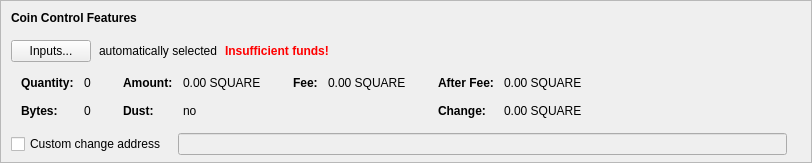
    <widget class="QFrame" name="frameCoinControl">
     <property name="sizePolicy">
      <sizepolicy hsizetype="Expanding" vsizetype="Expanding">
       <horstretch>0</horstretch>
       <verstretch>0</verstretch>
      </sizepolicy>
     </property>
     <property name="maximumSize">
      <size>
       <width>16777215</width>
       <height>16777215</height>
      </size>
     </property>
     <property name="frameShape">
      <enum>QFrame::StyledPanel</enum>
     </property>
     <property name="frameShadow">
      <enum>QFrame::Sunken</enum>
     </property>
     <layout class="QVBoxLayout" name="verticalLayoutCoinControl2">
      <property name="spacing">
       <number>0</number>
      </property>
      <property name="leftMargin">
       <number>0</number>
      </property>
      <property name="topMargin">
       <number>0</number>
      </property>
      <property name="rightMargin">
       <number>0</number>
      </property>
      <property name="bottomMargin">
       <number>6</number>
      </property>
      <item>
       <layout class="QVBoxLayout" name="verticalLayoutCoinControl" stretch="0,0,0,0,1">
        <property name="spacing">
         <number>0</number>
        </property>
        <property name="leftMargin">
         <number>10</number>
        </property>
        <property name="topMargin">
         <number>10</number>
        </property>
        <item>
         <layout class="QHBoxLayout" name="horizontalLayoutCoinControl1">
          <property name="bottomMargin">
           <number>15</number>
          </property>
          <item>
           <widget class="QLabel" name="labelCoinControlFeatures">
            <property name="sizePolicy">
             <sizepolicy hsizetype="Preferred" vsizetype="Maximum">
              <horstretch>0</horstretch>
              <verstretch>0</verstretch>
             </sizepolicy>
            </property>
            <property name="font">
             <font>
              <weight>75</weight>
              <bold>true</bold>
             </font>
            </property>
            <property name="styleSheet">
             <string notr="true">font-weight:bold;</string>
            </property>
            <property name="text">
             <string>Coin Control Features</string>
            </property>
           </widget>
          </item>
         </layout>
        </item>
        <item>
         <layout class="QHBoxLayout" name="horizontalLayoutCoinControl2" stretch="0,0,0,0">
          <property name="spacing">
           <number>8</number>
          </property>
          <property name="bottomMargin">
           <number>10</number>
          </property>
          <item>
           <widget class="QPushButton" name="pushButtonCoinControl">
            <property name="styleSheet">
             <string notr="true"/>
            </property>
            <property name="text">
             <string>Inputs...</string>
            </property>
            <property name="autoDefault">
             <bool>false</bool>
            </property>
           </widget>
          </item>
          <item>
           <widget class="QLabel" name="labelCoinControlAutomaticallySelected">
            <property name="text">
             <string>automatically selected</string>
            </property>
            <property name="margin">
             <number>5</number>
            </property>
           </widget>
          </item>
          <item>
           <widget class="QLabel" name="labelCoinControlInsuffFunds">
            <property name="font">
             <font>
              <weight>75</weight>
              <bold>true</bold>
             </font>
            </property>
            <property name="styleSheet">
             <string notr="true">color:red;font-weight:bold;</string>
            </property>
            <property name="text">
             <string>Insufficient funds!</string>
            </property>
            <property name="margin">
             <number>5</number>
            </property>
           </widget>
          </item>
          <item>
           <spacer name="horizontalSpacerCoinControl">
            <property name="orientation">
             <enum>Qt::Horizontal</enum>
            </property>
            <property name="sizeHint" stdset="0">
             <size>
              <width>40</width>
              <height>1</height>
             </size>
            </property>
           </spacer>
          </item>
         </layout>
        </item>
        <item>
         <widget class="QWidget" name="widgetCoinControl" native="true">
          <property name="sizePolicy">
           <sizepolicy hsizetype="Preferred" vsizetype="Preferred">
            <horstretch>0</horstretch>
            <verstretch>0</verstretch>
           </sizepolicy>
          </property>
          <property name="minimumSize">
           <size>
            <width>0</width>
            <height>0</height>
           </size>
          </property>
          <property name="styleSheet">
           <string notr="true"/>
          </property>
          <layout class="QHBoxLayout" name="horizontalLayoutCoinControl5">
           <property name="leftMargin">
            <number>0</number>
           </property>
           <property name="topMargin">
            <number>0</number>
           </property>
           <property name="rightMargin">
            <number>0</number>
           </property>
           <property name="bottomMargin">
            <number>0</number>
           </property>
           <item>
            <layout class="QHBoxLayout" name="horizontalLayoutCoinControl3" stretch="0,0,0,1">
             <property name="spacing">
              <number>20</number>
             </property>
             <property name="topMargin">
              <number>0</number>
             </property>
             <property name="bottomMargin">
              <number>10</number>
             </property>
             <item>
              <layout class="QFormLayout" name="formLayoutCoinControl1">
               <property name="horizontalSpacing">
                <number>10</number>
               </property>
               <property name="verticalSpacing">
                <number>14</number>
               </property>
               <property name="leftMargin">
                <number>10</number>
               </property>
               <property name="topMargin">
                <number>4</number>
               </property>
               <property name="rightMargin">
                <number>6</number>
               </property>
               <item row="0" column="0">
                <widget class="QLabel" name="labelCoinControlQuantityText">
                 <property name="font">
                  <font>
                   <weight>75</weight>
                   <bold>true</bold>
                  </font>
                 </property>
                 <property name="text">
                  <string>Quantity:</string>
                 </property>
                 <property name="margin">
                  <number>0</number>
                 </property>
                </widget>
               </item>
               <item row="0" column="1">
                <widget class="QLabel" name="labelCoinControlQuantity">
                 <property name="cursor">
                  <cursorShape>IBeamCursor</cursorShape>
                 </property>
                 <property name="contextMenuPolicy">
                  <enum>Qt::ActionsContextMenu</enum>
                 </property>
                 <property name="text">
                  <string notr="true">0</string>
                 </property>
                 <property name="margin">
                  <number>0</number>
                 </property>
                 <property name="textInteractionFlags">
                  <set>Qt::LinksAccessibleByMouse|Qt::TextSelectableByKeyboard|Qt::TextSelectableByMouse</set>
                 </property>
                </widget>
               </item>
               <item row="1" column="0">
                <widget class="QLabel" name="labelCoinControlBytesText">
                 <property name="font">
                  <font>
                   <weight>75</weight>
                   <bold>true</bold>
                  </font>
                 </property>
                 <property name="text">
                  <string>Bytes:</string>
                 </property>
                </widget>
               </item>
               <item row="1" column="1">
                <widget class="QLabel" name="labelCoinControlBytes">
                 <property name="cursor">
                  <cursorShape>IBeamCursor</cursorShape>
                 </property>
                 <property name="contextMenuPolicy">
                  <enum>Qt::ActionsContextMenu</enum>
                 </property>
                 <property name="text">
                  <string notr="true">0</string>
                 </property>
                 <property name="textInteractionFlags">
                  <set>Qt::LinksAccessibleByMouse|Qt::TextSelectableByKeyboard|Qt::TextSelectableByMouse</set>
                 </property>
                </widget>
               </item>
              </layout>
             </item>
             <item>
              <layout class="QFormLayout" name="formLayoutCoinControl2">
               <property name="horizontalSpacing">
                <number>10</number>
               </property>
               <property name="verticalSpacing">
                <number>14</number>
               </property>
               <property name="leftMargin">
                <number>6</number>
               </property>
               <property name="topMargin">
                <number>4</number>
               </property>
               <property name="rightMargin">
                <number>6</number>
               </property>
               <item row="0" column="0">
                <widget class="QLabel" name="labelCoinControlAmountText">
                 <property name="font">
                  <font>
                   <weight>75</weight>
                   <bold>true</bold>
                  </font>
                 </property>
                 <property name="text">
                  <string>Amount:</string>
                 </property>
                 <property name="margin">
                  <number>0</number>
                 </property>
                </widget>
               </item>
               <item row="0" column="1">
                <widget class="QLabel" name="labelCoinControlAmount">
                 <property name="cursor">
                  <cursorShape>IBeamCursor</cursorShape>
                 </property>
                 <property name="contextMenuPolicy">
                  <enum>Qt::ActionsContextMenu</enum>
                 </property>
                 <property name="text">
                  <string notr="true">0.00 SQUARE</string>
                 </property>
                 <property name="textInteractionFlags">
                  <set>Qt::LinksAccessibleByMouse|Qt::TextSelectableByKeyboard|Qt::TextSelectableByMouse</set>
                 </property>
                </widget>
               </item>
               <item row="1" column="0">
                <widget class="QLabel" name="labelCoinControlLowOutputText">
                 <property name="font">
                  <font>
                   <weight>75</weight>
                   <bold>true</bold>
                  </font>
                 </property>
                 <property name="text">
                  <string>Dust:</string>
                 </property>
                </widget>
               </item>
               <item row="1" column="1">
                <widget class="QLabel" name="labelCoinControlLowOutput">
                 <property name="cursor">
                  <cursorShape>IBeamCursor</cursorShape>
                 </property>
                 <property name="contextMenuPolicy">
                  <enum>Qt::ActionsContextMenu</enum>
                 </property>
                 <property name="text">
                  <string notr="true">no</string>
                 </property>
                 <property name="textInteractionFlags">
                  <set>Qt::LinksAccessibleByMouse|Qt::TextSelectableByKeyboard|Qt::TextSelectableByMouse</set>
                 </property>
                </widget>
               </item>
              </layout>
             </item>
             <item>
              <layout class="QFormLayout" name="formLayoutCoinControl3">
               <property name="horizontalSpacing">
                <number>10</number>
               </property>
               <property name="verticalSpacing">
                <number>14</number>
               </property>
               <property name="leftMargin">
                <number>6</number>
               </property>
               <property name="topMargin">
                <number>4</number>
               </property>
               <property name="rightMargin">
                <number>6</number>
               </property>
               <item row="0" column="0">
                <widget class="QLabel" name="labelCoinControlFeeText">
                 <property name="font">
                  <font>
                   <weight>75</weight>
                   <bold>true</bold>
                  </font>
                 </property>
                 <property name="text">
                  <string>Fee:</string>
                 </property>
                 <property name="margin">
                  <number>0</number>
                 </property>
                </widget>
               </item>
               <item row="0" column="1">
                <widget class="QLabel" name="labelCoinControlFee">
                 <property name="cursor">
                  <cursorShape>IBeamCursor</cursorShape>
                 </property>
                 <property name="contextMenuPolicy">
                  <enum>Qt::ActionsContextMenu</enum>
                 </property>
                 <property name="text">
                  <string notr="true">0.00 SQUARE</string>
                 </property>
                 <property name="textInteractionFlags">
                  <set>Qt::LinksAccessibleByMouse|Qt::TextSelectableByKeyboard|Qt::TextSelectableByMouse</set>
                 </property>
                </widget>
               </item>
             </layout>
             </item>
             <item>
              <layout class="QFormLayout" name="formLayoutCoinControl4">
               <property name="horizontalSpacing">
                <number>10</number>
               </property>
               <property name="verticalSpacing">
                <number>14</number>
               </property>
               <property name="leftMargin">
                <number>6</number>
               </property>
               <property name="topMargin">
                <number>4</number>
               </property>
               <property name="rightMargin">
                <number>6</number>
               </property>
               <item row="0" column="0">
                <widget class="QLabel" name="labelCoinControlAfterFeeText">
                 <property name="font">
                  <font>
                   <weight>75</weight>
                   <bold>true</bold>
                  </font>
                 </property>
                 <property name="text">
                  <string>After Fee:</string>
                 </property>
                 <property name="margin">
                  <number>0</number>
                 </property>
                </widget>
               </item>
               <item row="0" column="1">
                <widget class="QLabel" name="labelCoinControlAfterFee">
                 <property name="cursor">
                  <cursorShape>IBeamCursor</cursorShape>
                 </property>
                 <property name="contextMenuPolicy">
                  <enum>Qt::ActionsContextMenu</enum>
                 </property>
                 <property name="text">
                  <string notr="true">0.00 SQUARE</string>
                 </property>
                 <property name="textInteractionFlags">
                  <set>Qt::LinksAccessibleByMouse|Qt::TextSelectableByKeyboard|Qt::TextSelectableByMouse</set>
                 </property>
                </widget>
               </item>
               <item row="1" column="0">
                <widget class="QLabel" name="labelCoinControlChangeText">
                 <property name="font">
                  <font>
                   <weight>75</weight>
                   <bold>true</bold>
                  </font>
                 </property>
                 <property name="text">
                  <string>Change:</string>
                 </property>
                </widget>
               </item>
               <item row="1" column="1">
                <widget class="QLabel" name="labelCoinControlChange">
                 <property name="cursor">
                  <cursorShape>IBeamCursor</cursorShape>
                 </property>
                 <property name="contextMenuPolicy">
                  <enum>Qt::ActionsContextMenu</enum>
                 </property>
                 <property name="text">
                  <string notr="true">0.00 SQUARE</string>
                 </property>
                 <property name="textInteractionFlags">
                  <set>Qt::LinksAccessibleByMouse|Qt::TextSelectableByKeyboard|Qt::TextSelectableByMouse</set>
                 </property>
                </widget>
               </item>
              </layout>
             </item>
            </layout>
           </item>
          </layout>
         </widget>
        </item>
        <item>
         <layout class="QHBoxLayout" name="horizontalLayoutCoinControl4" stretch="0,0,0">
          <property name="spacing">
           <number>12</number>
          </property>
          <property name="sizeConstraint">
           <enum>QLayout::SetDefaultConstraint</enum>
          </property>
          <property name="topMargin">
           <number>5</number>
          </property>
          <property name="rightMargin">
           <number>5</number>
          </property>
          <item>
           <widget class="QCheckBox" name="checkBoxCoinControlChange">
            <property name="toolTip">
             <string>If this is activated, but the change address is empty or invalid, change will be sent to a newly generated address.</string>
            </property>
            <property name="text">
             <string>Custom change address</string>
            </property>
           </widget>
          </item>
          <item>
           <widget class="QValidatedLineEdit" name="lineEditCoinControlChange">
            <property name="enabled">
             <bool>false</bool>
            </property>
            <property name="sizePolicy">
             <sizepolicy hsizetype="Expanding" vsizetype="Fixed">
              <horstretch>0</horstretch>
              <verstretch>0</verstretch>
             </sizepolicy>
            </property>
           </widget>
          </item>
          <item>
           <widget class="QLabel" name="labelCoinControlChangeLabel">
            <property name="sizePolicy">
             <sizepolicy hsizetype="Preferred" vsizetype="Expanding">
              <horstretch>0</horstretch>
              <verstretch>0</verstretch>
             </sizepolicy>
            </property>
            <property name="minimumSize">
             <size>
              <width>0</width>
              <height>0</height>
             </size>
            </property>
            <property name="text">
             <string/>
            </property>
            <property name="margin">
             <number>3</number>
            </property>
           </widget>
          </item>
         </layout>
        </item>
        <item>
         <spacer name="verticalSpacerCoinControl">
          <property name="orientation">
           <enum>Qt::Vertical</enum>
          </property>
          <property name="sizeHint" stdset="0">
           <size>
            <width>800</width>
            <height>1</height>
           </size>
          </property>
         </spacer>
        </item>
       </layout>
      </item>
     </layout>
    </widget>
